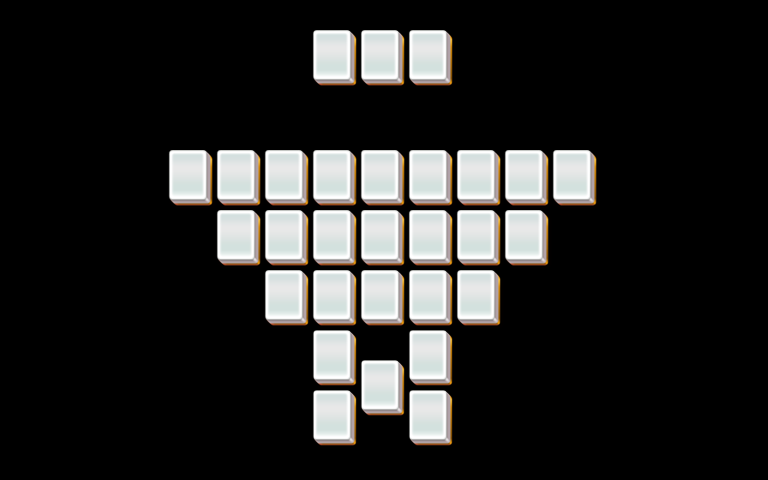

A 2D game scene composited from a Tiled map and its tileset images. What follows is a short description and the map's XML, with each tile layer's data collapsed to a summary:
An orthogonal 32x16 tile map with 24x30 px tiles, 5 tile layers (layer1, layer2, layer3, layer4, ...).

<map version="1.0" orientation="orthogonal" width="32" height="16" tilewidth="24" tileheight="30">
 <properties>
  <property name="species" value="15" />
 </properties>
 <tileset firstgid="1" name="mahjong" tilewidth="48" tileheight="60">
  <image source="mahjong.png" />
 </tileset>
 <layer name="layer1" width="32" height="16">
  <data>[512 cells, 29 non-empty, 1 distinct tile ids]</data>
 </layer>
 <layer name="layer2" width="32" height="16">
  <data>[512 cells, 24 non-empty, 1 distinct tile ids]</data>
 </layer>
 <layer name="layer3" width="32" height="16">
  <data>[512 cells, 16 non-empty, 1 distinct tile ids]</data>
 </layer>
 <layer name="layer4" width="32" height="16">
  <data>[512 cells, 9 non-empty, 1 distinct tile ids]</data>
 </layer>
 <layer name="layer5" width="32" height="16">
  <data>[512 cells, 0 non-empty, 0 distinct tile ids]</data>
 </layer>
</map>
